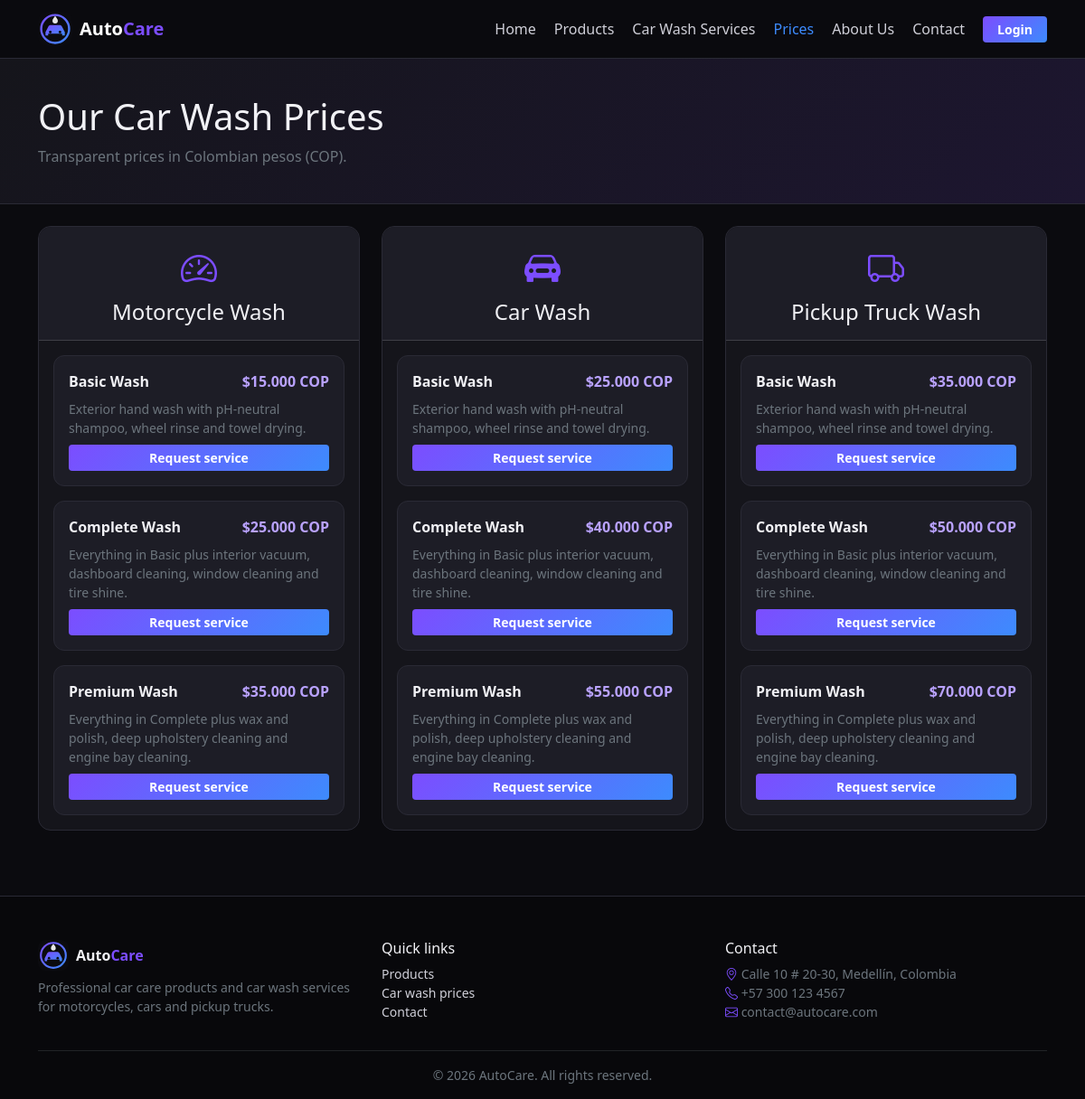
Page /precios.php on the committed database.
### tables this page shows
CREATE TABLE precios_lavado (
  id INT UNSIGNED AUTO_INCREMENT PRIMARY KEY,
  tipo_vehiculo ENUM('moto','carro','camioneta') NOT NULL,
  servicio_id INT UNSIGNED NOT NULL,
  precio DECIMAL(10,2) NOT NULL,
  UNIQUE KEY uq_vehiculo_servicio (tipo_vehiculo, servicio_id),
  CONSTRAINT fk_precio_serv FOREIGN KEY (servicio_id) REFERENCES servicios(id) ON DELETE CASCADE ON UPDATE CASCADE
);

CREATE TABLE servicios (
  id INT UNSIGNED AUTO_INCREMENT PRIMARY KEY,
  nombre VARCHAR(100) NOT NULL,
  descripcion TEXT NULL,
  activo TINYINT(1) NOT NULL DEFAULT 1
);

### config/conexion.php (called while the page is built, shortened)
<?php
function e($v) { return htmlspecialchars((string)$v, ENT_QUOTES, 'UTF-8'); }
function cop($n) { return '$' . number_format((float)$n, 0, ',', '.') . ' COP'; }

### precios.php (the view, shortened to what this page needs)
<?php
require_once __DIR__ . '/includes/header.php';
$rows = $pdo->query('SELECT pl.id, pl.tipo_vehiculo, pl.precio, s.nombre, s.descripcion FROM precios_lavado pl JOIN servicios s ON s.id = pl.servicio_id WHERE s.activo = 1 ORDER BY pl.precio')->fetchAll();
$porTipo = [];
foreach ($rows as $r) { $porTipo[$r['tipo_vehiculo']][] = $r; }
$iconos = ['moto' => 'bi-speedometer2', 'carro' => 'bi-car-front-fill', 'camioneta' => 'bi-truck'];
?>
<div class="page-head"><div class="container"><h1>Our Car Wash Prices</h1><p class="text-secondary mb-0">Transparent prices in Colombian pesos (COP).</p></div></div>
<div class="container py-4">
  <div class="row g-4">
    <?php foreach (VEHICULOS as $tipo => $nombreTipo): ?>
      <div class="col-lg-4"><div class="card h-100 price-card">
        <div class="card-header text-center py-3"><i class="bi <?= $iconos[$tipo] ?> fs-1 text-accent"></i><h4 class="mb-0 mt-1"><?= e($nombreTipo) ?> Wash</h4></div>
        <div class="card-body vstack gap-3">
          <?php foreach ($porTipo[$tipo] ?? [] as $r): ?>
            <div class="paquete p-3">
              <div class="d-flex justify-content-between"><strong><?= e($r['nombre']) ?></strong><span class="price fw-bold"><?= cop($r['precio']) ?></span></div>
              <p class="small text-secondary my-2"><?= e($r['descripcion']) ?></p>
              <button class="btn btn-accent btn-sm w-100 btn-servicio" data-bs-toggle="modal" data-bs-target="#modalServicio"
                data-id="<?= (int)$r['id'] ?>" data-etiqueta="<?= e($nombreTipo . ' - ' . $r['nombre'] . ' (' . cop($r['precio']) . ')') ?>">Request service</button>
            </div>
          <?php endforeach; ?>
        </div>
      </div></div>
    <?php endforeach; ?>
  </div>
</div>
<?php include __DIR__ . '/includes/modal_servicio.php'; include __DIR__ . '/includes/footer.php'; ?>

### assets/css/estilos.css (style rules this page uses)
:root { --bg:#0b0b0f;--surface:#15151b;--surface2:#1d1d26;--line:#2a2a35;--accent:#7c4dff;--accent2:#3d8bfd }
[data-bs-theme=dark] { --bs-body-bg:var(--bg);--bs-body-color:#f1f1f5;--bs-border-color:var(--line) }
body { background:var(--bg);font-family:'Segoe UI',system-ui,-apple-system,sans-serif }
.text-accent { color:var(--accent)!important }
.price { color:#b9a2ff }
.btn-accent { background:linear-gradient(135deg,var(--accent),var(--accent2));border:0;color:#fff;font-weight:600 }
.page-head { padding:2.5rem 0;background:linear-gradient(135deg,#15151b,#1d1630);border-bottom:1px solid var(--line) }
.card { background:var(--surface);border:1px solid var(--line);border-radius:14px }
.price-card .card-header { background:var(--surface2);border-radius:14px 14px 0 0 }
.paquete { background:var(--surface2);border:1px solid var(--line);border-radius:12px }

### rows in the picture
precios_lavado: servicio.nombre "Basic Wash", precio "$15.000 COP", servicio.descripcion "Exterior hand wash with pH-neutral shampoo, wheel rinse and towel drying."
precios_lavado: servicio.nombre "Complete Wash", precio "$25.000 COP", servicio.descripcion "Everything in Basic plus interior vacuum, dashboard cleaning, window cleaning and tire shine."
precios_lavado: servicio.nombre "Premium Wash", precio "$35.000 COP", servicio.descripcion "Everything in Complete plus wax and polish, deep upholstery cleaning and engine bay cleaning."
precios_lavado: servicio.nombre "Basic Wash", precio "$25.000 COP", servicio.descripcion "Exterior hand wash with pH-neutral shampoo, wheel rinse and towel drying."
precios_lavado: servicio.nombre "Complete Wash", precio "$40.000 COP", servicio.descripcion "Everything in Basic plus interior vacuum, dashboard cleaning, window cleaning and tire shine."
precios_lavado: servicio.nombre "Premium Wash", precio "$55.000 COP", servicio.descripcion "Everything in Complete plus wax and polish, deep upholstery cleaning and engine bay cleaning."
precios_lavado: servicio.nombre "Basic Wash", precio "$35.000 COP", servicio.descripcion "Exterior hand wash with pH-neutral shampoo, wheel rinse and towel drying."
precios_lavado: servicio.nombre "Complete Wash", precio "$50.000 COP", servicio.descripcion "Everything in Basic plus interior vacuum, dashboard cleaning, window cleaning and tire shine."
precios_lavado: servicio.nombre "Premium Wash", precio "$70.000 COP", servicio.descripcion "Everything in Complete plus wax and polish, deep upholstery cleaning and engine bay cleaning."

### other values in the picture
$label "Home"
$label "Products"
$label "Car Wash Services"
$label "Prices"
$label "About Us"
$label "Contact"
$nombreTipo "Motorcycle"
$nombreTipo "Car"
$nombreTipo "Pickup Truck"
NEGOCIO_DIR "Calle 10 # 20-30, Medellín, Colombia"
NEGOCIO_TEL "+57 300 123 4567"
NEGOCIO_EMAIL "contact@autocare.com"
